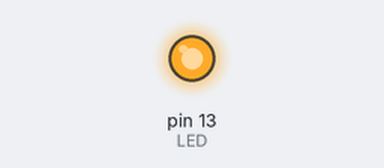
The sketch below on a simulated Arduino Uno, built with avr-gcc and run on an emulated ATmega328P. Shown: output pins drawn as LEDs (lit = HIGH).

Above: at 0.1 s.
Timing chart, 0 to 1.6 s (numbered marks = the images above):
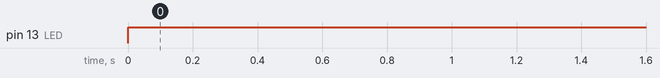

The sketch:

IR_maps.ino
```cpp
/*
 Some Sample code of how to use your IR remote

 * Lets get started:

 The IR sensor's pins are attached to Arduino as so:
 Pin 1 to Vout (pin 11 on Arduino)
 Pin 2 to GND
 Pin 3 to Vcc (+5v from Arduino)

*/

#include <IRremote.h>

int IRpin = 11;  // pin for the IR sensor
int LED = 13;    // LED pin
IRrecv irrecv(IRpin);
decode_results results;

boolean LEDon = true; // initializing LEDon as true

void setup()
{
  Serial.begin(9600);
  irrecv.enableIRIn(); // Start the receiver
  pinMode(LED, OUTPUT);
}

void loop()
{

  if (irrecv.decode(&results))
    {
      irrecv.resume();   // Receive the next value
    }

  switch(results.value)
 {

  case 16753245: //Power button
  // do this
  break;

  case 16769565: //Menu button
  // do another thing
  break;

  case 16720605: //test button
  // feed my dog for me
  break;

  case 16712445: //+ button
  // feed my dog for me
  break;

  case 16750695: //- button
  // feed my dog for me
  break;

  case 16769055: //prev button
  // feed my dog for me
  break;

  case 16748655: //next button
  // feed my dog for me
  break;

  case 16754775: //play button
  // feed my dog for me
  break;

  case 16761405: //back button
  // feed my dog for me
  break;

  case 16738455: //0 button
  // feed my dog for me
  break;

  case 16724175: //1 button
  // feed my dog for me
  break;

  case 16718055: //2 button
  // feed my dog for me
  break;

  case 16743045: //3 button
  // feed my dog for me
  break;

  case 16716015: //4 button
  // feed my dog for me
  break;

  case 16726215: //5 button
  // feed my dog for me
  break;

  case 16734885: //6 button
  // feed my dog for me
  break;

  case 16728765: //7 button
  // feed my dog for me
  break;

  case 16730805: //8 button
  // feed my dog for me
  break;

  case 16732845: //9 button
  // feed my dog for me
  break;

  case 16756815: //C button
  // feed my dog for me
  break;

  default:
  digitalWrite(LED, HIGH);

  }

}
```

Measured:
- by itself, pin 13 (LED): LOW → HIGH at 0.00 s
